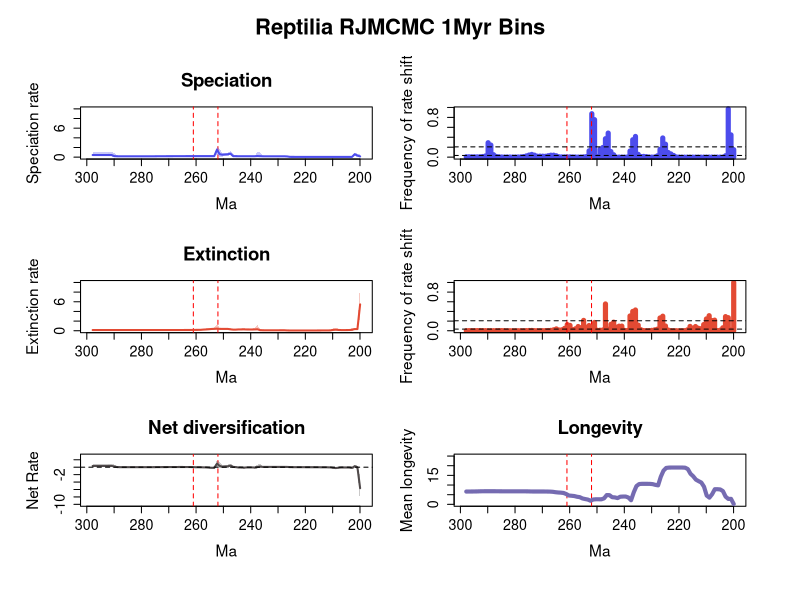

R code for this plot:


pdf(file='C:/Users/SimoesLabAdmin/Documents/BDNN_Arielli/reptilia/mcmc_no_predictors/A_rjmcmc_sampled_every_20k/RTT_plots_final.pdf',width=8, height=10.8)
par(mfrow=c(3,2), cex.main=1.7, cex.lab=1.4, cex.axis=1.3,
    oma=c(2, 2, 4, 2))     # outer margins for the entire figure
library(scales)



# Define custom tick positions at 10 MY intervals
x_ticks <- seq(-300, -200, by=10)
x_tick_labels <- abs(x_ticks)

# Calculate positions for the mass extinction events
perm_trias_extinction = -252 # End-Permian mass extinction (252 Ma)
guadalupian_extinction = -261 # Guadalupian extinction (261 Ma)

time=c(-199.94725639499998, -200.936163185,-201.92506997499999,-202.913976765,-203.902883555,-204.891790345,-205.880697135,-206.869603925,-207.858510715,-208.847417505,-209.836324295,-210.82523108499998,-211.814137875,-212.803044665,-213.791951455,-214.780858245,-215.769765035,-216.758671825,-217.747578615,-218.736485405,-219.72539219499998,-220.714298985,-221.703205775,-222.692112565,-223.681019355,-224.669926145,-225.658832935,-226.647739725,-227.636646515,-228.62555330499998,-229.614460095,-230.60336688499999,-231.592273675,-232.581180465,-233.570087255,-234.558994045,-235.547900835,-236.536807625,-237.52571441499998,-238.514621205,-239.503527995,-240.492434785,-241.481341575,-242.470248365,-243.459155155,-244.448061945,-245.436968735,-246.42587552499998,-247.414782315,-248.403689105,-249.392595895,-250.381502685,-251.370409475,-252.359316265,-253.348223055,-254.337129845,-255.32603663499998,-256.31494342499997,-257.303850215,-258.292757005,-259.281663795,-260.270570585,-261.259477375,-262.248384165,-263.237290955,-264.226197745,-265.21510453499997,-266.204011325,-267.192918115,-268.181824905,-269.17073169500003,-270.159638485,-271.148545275,-272.137452065,-273.126358855,-274.11526564499997,-275.104172435,-276.093079225,-277.081986015,-278.070892805,-279.059799595,-280.048706385,-281.037613175,-282.026519965,-283.01542675499996,-284.004333545,-284.993240335,-285.982147125,-286.971053915,-287.959960705,-288.948867495,-289.937774285,-290.926681075,-291.91558786499996,-292.904494655,-293.893401445,-294.882308235,-295.871215025,-296.860121815,-297.849028605)
rate=c(0.15313336157387758, 0.3329589931299385,0.6022812176345975,0.05462234726966869,0.05441363681899425,0.05440987548663266,0.054409256016385146,0.0544079544710714,0.05440478273034457,0.05440402273480176,0.054395083707974065,0.0543900447290256,0.054386379399028996,0.054386063976915075,0.05438409227263544,0.054386964660841815,0.05438851208186892,0.05438934726170583,0.05439107981525484,0.05438851208186892,0.05439107981525484,0.054395083707974065,0.05441242652771938,0.05458867618248743,0.05578359152587249,0.057063239167522116,0.0610869860784142,0.146868398368434,0.1755449781044821,0.1732204936931233,0.17135924948194126,0.1712868949168721,0.17131785676627584,0.17269584469745752,0.1759194853385445,0.17804928196916736,0.18096753777969043,0.2004786216025732,0.22741507759231666,0.19171477894639716,0.19150224046857267,0.191503866698282,0.191503866698282,0.19151148200911042,0.19151651496416872,0.19158195991356075,0.19778614187292526,0.2069392558940807,0.7230063225861842,0.5947973601714684,0.5535046991635932,0.4981342905878909,0.6219470681038048,1.5218666449055225,0.210839285079017,0.2097201598419921,0.20922837478475642,0.20921175764913144,0.20923160952231645,0.2092652736618878,0.2094588022186713,0.20944136841795966,0.20890427909761553,0.20860294448580907,0.2083275536301596,0.20805223807699957,0.2072252625302661,0.2048608034117666,0.2015043656278464,0.19867028960409755,0.1967885752071245,0.19544275490527607,0.1937639042154109,0.1921318236354062,0.19030967632910573,0.1860827264156813,0.18047489155213853,0.17619829858252822,0.1736986628419781,0.1724344752817108,0.17194064474404058,0.17166595057770825,0.1714900671258485,0.17144335418383316,0.1715287869698151,0.17166271391623283,0.17159070833122347,0.1717960074328469,0.17248791329844748,0.17423817095047306,0.18073179440628226,0.21220395629042255,0.438759144124622,0.44383444266475175,0.4400138593165728,0.43876899664284086,0.43883824898537355,0.44005411392873744,0.44172845638591374,0.44484988665887687)
minHPD=c(2.1550036428609548e-05, 7.653404137394028e-05,0.2727053446141114,0.03906372913313762,0.04141076738495005,0.04137426738842922,0.04140535977921385,0.04141672549446696,0.04144149840540235,0.04139794126803834,0.04141672549446696,0.04153041628911467,0.04162690871843415,0.04144447608699939,0.041626796031199745,0.04148393683514212,0.04148393683514212,0.04148393683514212,0.041626796031199745,0.041626796031199745,0.04153041628911467,0.0414016579057861,0.04141672549446696,0.040823776242734346,0.040049116423558434,0.042035433757564744,0.04201267867534394,0.050300301037868124,0.106872442532739,0.1099202257114235,0.11109936897613146,0.11111124178155829,0.11110951404187178,0.11148702571233833,0.11085018012739528,0.11006654815406013,0.10681366891609854,0.10685491026142217,0.16177856676748043,0.13490066819262458,0.13665731541107906,0.13669821884077726,0.13667419540382367,0.13665731541107906,0.1375145014950347,0.13701371037991886,0.14434077091425976,0.1489607275093156,0.38583942031104007,0.2924593819136264,0.24707797938370565,0.11920517579714333,0.08787968870869799,0.6279973250323728,0.14082833338862508,0.14576856014983947,0.1459846650021991,0.14576856014983947,0.1457737661040971,0.14576856014983947,0.14551325465311296,0.14578748525574747,0.14578514256431396,0.14576856014983947,0.14459814888302316,0.14339291764932957,0.14251050262340587,0.12626267142312755,0.09415461362924665,0.0853213629341772,0.08323181971664739,0.08097132963701441,0.07682175465335771,0.0768769054389105,0.07403216726995196,0.06775798019466531,0.06261412046882604,0.06060341099059637,0.05888632879980028,0.057282207677089254,0.05757211991225554,0.05750748291889499,0.057533386062778503,0.057473624198091544,0.057473624198091544,0.05755426816516868,0.057544268376625365,0.05755029408603367,0.05736632624857129,0.05430102945372751,0.04266995305003667,0.052701695705230665,0.13976664945835357,0.1446289744760521,0.14522150899296643,0.14250492791748456,0.14347914449607577,0.1437002057049091,0.14301368144303758,0.1425236103650591)
maxHPD=c(0.5760985920107903, 0.7302041800555066,1.027443021804807,0.07080004724451847,0.06808515644644636,0.06800924933848194,0.06800924933848194,0.06800316255557624,0.06800316255557624,0.06793147082879239,0.0679057356585223,0.06799648365234083,0.06808515644644636,0.06789569153727282,0.06807602869512015,0.06792929041375652,0.06792929041375652,0.06793147082879239,0.06808052816301277,0.06808367459343903,0.06799606734883386,0.06790834887015225,0.06807908930341186,0.0687003285708555,0.13178783822359644,0.146550742292,0.18987578782934153,0.21543429950177917,0.22791738971853873,0.22404487537564244,0.2241005459078199,0.22403602092721447,0.22418878236967824,0.22467622086389957,0.22479025397548832,0.2271750757019642,0.233974137549528,1.0311050848903802,1.1308477835480217,0.2338931527938937,0.23278212030333223,0.23270347516802337,0.23263749443462572,0.2326676104993407,0.2336672795384761,0.23368462902386097,0.47911238782796545,0.5982642746342075,1.257381489917781,0.9626094473872286,0.9368650119044913,0.8750345734760814,1.7222642675225606,2.2897620507482586,0.30997345873507703,0.2926087091358037,0.2877904459107367,0.286986740074711,0.2869093373277986,0.28701374678093944,0.28807388023617225,0.28870057803975246,0.287889437029297,0.28807388023617225,0.2877816837071946,0.2880434781976923,0.29200584943051355,0.2965244160215808,0.27895033855653295,0.2717014025333729,0.269065016635512,0.26649393626973045,0.26211674563938947,0.26175085219308836,0.25840327277663094,0.25202655426693604,0.2458010978556797,0.24177502157293035,0.23972489613734965,0.23772065551783028,0.2377022054581586,0.23749975742691531,0.23749975742691531,0.23734047602439026,0.23705561147106669,0.23705561147106669,0.23732409978725214,0.23802196811338347,0.24017303694466285,0.24585901509974153,0.39367545728081144,0.8942233910607168,1.0896785932734903,1.0526965399161141,1.0311711116635687,1.0187972406870744,1.017437910386295,1.0165720838462353,1.0165720838462353,1.0242280544890465)
remove_na = !is.na(rate)
time = time[remove_na]
plot(time,time,type = 'n', ylim = c(0, 10), xlim = c(-298.343482,-199.452803), ylab = 'Speciation rate', xlab = 'Ma',main='Speciation', xaxt='n') # xaxt removes default x axis

# Add a title to the pdf
title(main="Reptilia RJMCMC 1Myr Bins", outer=TRUE, cex.main=2)

axis(1, at=x_ticks, labels=x_tick_labels, cex.axis=1.3) # Custom x-axis with 10MY interval ticks

# Add vertical lines for mass extinction events
abline(v=perm_trias_extinction, col="red", lty=2) 
abline(v=guadalupian_extinction, col="red", lty=2)

polygon(c(time, rev(time)), c(maxHPD[remove_na], rev(minHPD[remove_na])), col = alpha('#4c4cec',0.3), border = NA)
lines(time,rate[remove_na], col = '#4c4cec', lwd=2)
mids=c(-199.95225087373734, -200.9511466212121,-201.95004236868687,-202.94893811616163,-203.94783386363633,-204.9467296111111,-205.94562535858586,-206.94452110606062,-207.94341685353533,-208.9423126010101,-209.94120834848485,-210.9401040959596,-211.93899984343432,-212.93789559090908,-213.93679133838384,-214.9356870858586,-215.9345828333333,-216.93347858080807,-217.93237432828283,-218.9312700757576,-219.9301658232323,-220.92906157070706,-221.92795731818183,-222.9268530656566,-223.9257488131313,-224.92464456060605,-225.92354030808082,-226.92243605555552,-227.92133180303028,-228.92022755050505,-229.9191232979798,-230.9180190454545,-231.91691479292928,-232.91581054040404,-233.9147062878788,-234.9136020353535,-235.91249778282827,-236.91139353030303,-237.9102892777778,-238.9091850252525,-239.90808077272726,-240.90697652020202,-241.90587226767678,-242.9047680151515,-243.90366376262625,-244.902559510101,-245.90145525757578,-246.90035100505048,-247.89924675252524,-248.8981425,-249.89703824747477,-250.89593399494947,-251.89482974242424,-252.893725489899,-253.89262123737376,-254.89151698484847,-255.89041273232323,-256.88930847979793,-257.8882042272727,-258.88709997474746,-259.8859957222222,-260.884891469697,-261.8837872171717,-262.88268296464645,-263.8815787121212,-264.8804744595959,-265.8793702070707,-266.87826595454544,-267.8771617020202,-268.87605744949497,-269.87495319696967,-270.87384894444443,-271.8727446919192,-272.8716404393939,-273.87053618686866,-274.8694319343434,-275.8683276818182,-276.86722342929295,-277.86611917676765,-278.8650149242424,-279.8639106717171,-280.8628064191919,-281.86170216666665,-282.8605979141414,-283.85949366161617,-284.8583894090909,-285.85728515656564,-286.8561809040404,-287.8550766515151,-288.85397239898987,-289.85286814646463,-290.8517638939394,-291.85065964141415,-292.84955538888886,-293.8484511363636,-294.8473468838384,-295.8462426313131,-296.84513837878785,-297.8440341262626)
counts=c(0.1508744038155803, 0.44804451510333865,0.9716693163751987,0.028139904610492844,0.0005087440381558028,0.0005087440381558028,0.00038155802861685216,0.00038155802861685216,0.0004610492845786963,0.0006836248012718601,0.000397456279809221,0.000397456279809221,0.00017488076311605722,0.0002384737678855326,0.0002702702702702703,0.00019077901430842608,0.00028616852146263913,0.0002702702702702703,0.00014308426073131957,0.00030206677265500793,0.0009697933227344992,0.0037042925278219395,0.03325914149443561,0.064181240063593,0.09340222575516693,0.26104928457869636,0.3858346581875994,0.15736089030206676,0.02575516693163752,0.0031478537360890304,0.0012559618441971383,0.002273449920508744,0.009379968203497615,0.01505564387917329,0.01273449920508744,0.056518282988871224,0.4164387917329094,0.3496661367249603,0.1231637519872814,0.002066772655007949,0.0008108108108108108,0.0010174880763116057,0.0009697933227344992,0.0010015898251192368,0.04818759936406995,0.11206677265500795,0.4843402225755167,0.37068362480127187,0.19335453100158984,0.1572496025437202,0.011589825119236884,0.7541176470588236,0.873577106518283,0.1272019077901431,0.011160572337042925,0.005087440381558029,0.001796502384737679,0.0011923688394276629,0.002845786963434022,0.003465818759936407,0.005389507154213036,0.005278219395866455,0.004531001589825119,0.0042448330683624805,0.0073449920508744035,0.026931637519872813,0.03992050874403816,0.03925278219395866,0.028330683624801272,0.018076311605723372,0.01969793322734499,0.020858505564387918,0.019189189189189187,0.039904610492845785,0.05502384737678855,0.04230524642289348,0.025055643879173292,0.011271860095389507,0.005294117647058823,0.003338632750397456,0.0022257551669316376,0.0021303656597774245,0.002368839427662957,0.002591414944356121,0.001971383147853736,0.0027503974562798094,0.0069475357710651825,0.013322734499205088,0.04847376788553259,0.2432114467408585,0.2899523052464229,0.023736089030206676,0.012670906200317964,0.007281399046104928,0.005818759936406995,0.006184419713831478,0.005850556438791733,0.007360890302066773,0.00712241653418124)
plot(mids,counts,type = 'h', xlim = c(-298.343482,-199.452803), ylim=c(0,0.9716693163751987), ylab = 'Frequency of rate shift', xlab = 'Ma',lwd=5,col='#4c4cec', xaxt='n') # xaxt removes default x axis

axis(1, at=x_ticks, labels=x_tick_labels, cex.axis=1.3) # Custom x-axis with 10MY interval ticks
# Add vertical lines for mass extinction events
abline(v=perm_trias_extinction, col="red", lty=2) 
abline(v=guadalupian_extinction, col="red", lty=2)

bf2 = 0.034099133750137754
bf6 = 0.20688761245815923
abline(h=bf2, lty=2)
abline(h=bf6, lty=2)

time=c(-199.94725639499998, -200.936163185,-201.92506997499999,-202.913976765,-203.902883555,-204.891790345,-205.880697135,-206.869603925,-207.858510715,-208.847417505,-209.836324295,-210.82523108499998,-211.814137875,-212.803044665,-213.791951455,-214.780858245,-215.769765035,-216.758671825,-217.747578615,-218.736485405,-219.72539219499998,-220.714298985,-221.703205775,-222.692112565,-223.681019355,-224.669926145,-225.658832935,-226.647739725,-227.636646515,-228.62555330499998,-229.614460095,-230.60336688499999,-231.592273675,-232.581180465,-233.570087255,-234.558994045,-235.547900835,-236.536807625,-237.52571441499998,-238.514621205,-239.503527995,-240.492434785,-241.481341575,-242.470248365,-243.459155155,-244.448061945,-245.436968735,-246.42587552499998,-247.414782315,-248.403689105,-249.392595895,-250.381502685,-251.370409475,-252.359316265,-253.348223055,-254.337129845,-255.32603663499998,-256.31494342499997,-257.303850215,-258.292757005,-259.281663795,-260.270570585,-261.259477375,-262.248384165,-263.237290955,-264.226197745,-265.21510453499997,-266.204011325,-267.192918115,-268.181824905,-269.17073169500003,-270.159638485,-271.148545275,-272.137452065,-273.126358855,-274.11526564499997,-275.104172435,-276.093079225,-277.081986015,-278.070892805,-279.059799595,-280.048706385,-281.037613175,-282.026519965,-283.01542675499996,-284.004333545,-284.993240335,-285.982147125,-286.971053915,-287.959960705,-288.948867495,-289.937774285,-290.926681075,-291.91558786499996,-292.904494655,-293.893401445,-294.882308235,-295.871215025,-296.860121815,-297.849028605)
rate=c(5.4586905758389905, 0.341354083102555,0.34560123291042544,0.1969366829012808,0.1472698087041735,0.13934587356535277,0.1381539807869057,0.13826581726434137,0.16268617748904535,0.2093848755728515,0.17586859300889052,0.07611476420971347,0.06513258595549103,0.0635191995427058,0.061787770102748954,0.058231247556780635,0.05587895769095146,0.052679317265644274,0.051883330040212686,0.05178292219862707,0.05176879524963883,0.051755651176601816,0.05174781566100999,0.05175816371948125,0.05179454053651629,0.052052209462811014,0.05413320950760117,0.06311025331921907,0.09908359139207623,0.09871328967881807,0.09720917884756476,0.09642612118699405,0.09626653917974096,0.09619527927622175,0.09613316604547467,0.09628865820007437,0.09854230373556003,0.11647733948275527,0.30327342724251494,0.2710393350302904,0.2628152948083585,0.262913889602001,0.26640896690851945,0.28493828002390376,0.2776311266749296,0.2738872615004047,0.23442253603439733,0.23227065751213138,0.29419507333722605,0.3815773475087195,0.3790598006420186,0.37958574632794445,0.3917885341296624,0.43475447785171295,0.39583463310202677,0.3668674957578089,0.31124340971093656,0.2714644266367574,0.24122457145992487,0.1913893453423452,0.184654870855062,0.18027308008394755,0.16349666899817314,0.1562545573999757,0.15449796608972005,0.15364406127406893,0.15205428595947273,0.15000036816643159,0.14909645654032105,0.14876122879958614,0.14864212325613543,0.1485291942268649,0.1484680905685581,0.1484501829752645,0.14840052312036195,0.14825643732051633,0.1478718307630349,0.14765100369957107,0.14753765538939548,0.14747104330294175,0.14744654902365634,0.14742642712604753,0.14743413830311197,0.14744908679826518,0.14745763728069988,0.14743686659568436,0.14728887957134107,0.14708299560554228,0.14692352749171905,0.1468661422223781,0.14681402112989012,0.14678146196821262,0.14678911843767317,0.14683838692812273,0.14692196144872138,0.14703894265374018,0.14711364684754524,0.14715697388957205,0.14719150832186706,0.14720398597303427)
minHPD=c(2.7816194709810413, 0.13089233413206436,0.13083854681658377,0.01602321415360232,6.303811107802121e-05,0.009959265970644258,0.009632219224173304,0.009535205187950991,0.021269496552257367,0.11039786440754024,0.04131805763050692,0.04053549624952102,0.03935787071264956,0.03929761633116272,0.03725599664612839,0.033507493732069064,0.03118943383638901,0.029707517053096183,0.031185461279861493,0.031111614994809182,0.031111614994809182,0.03111590337083885,0.031111614994809182,0.03118765599183603,0.03118943383638901,0.030126305204693393,0.027755058698134088,0.031111614994809182,0.04975049653068004,0.05252021128214867,0.053002911895872855,0.05343140628866335,0.05343140628866335,0.053480441246437964,0.05315857058697957,0.05250228792959498,0.04845138361929763,0.05354417077861716,0.12048295320512015,0.05539989766373727,0.08285349864682576,0.07811546348521682,0.08905934310632463,0.1750109766045938,0.1509941507645412,0.13579210629679025,0.0580235863467542,0.05801009021486317,0.0927974380332684,0.2209981372100954,0.22159607874507184,0.22142967733713864,0.21922883274282237,0.24015785468767215,0.14322038564094894,0.14305586363199693,0.13083907789028693,0.1219396969535351,0.12038133482089858,0.11659512670808525,0.11516001894848032,0.11021413485690662,0.09596168623371114,0.09886189619779032,0.09701935352504018,0.09672745631556856,0.08878379718594998,0.09054514380580798,0.09479557662809046,0.0961950612220244,0.09610372377157107,0.09654915047821286,0.09634346902675901,0.09654915047821286,0.09670662960611492,0.0954562457610299,0.09574607980926163,0.09640668192133761,0.09654915047821286,0.09641675036970235,0.0965010209242332,0.09654915047821286,0.09655144854712601,0.0967196918621378,0.09670662960611492,0.09655826449165325,0.09654181768391855,0.09647051041099014,0.09629873060421541,0.0956018828916174,0.095432444620053,0.09523797679701897,0.09484770955667897,0.09440337854550433,0.09436352283310383,0.09277720408482273,0.0914424401454519,0.0925186257100834,0.09149501523539517,0.09039965125814906)
maxHPD=c(9.993676233121652, 0.6524795973089286,0.6524795973089286,0.5562182080834596,0.28411325902143597,0.22536850772501874,0.22166702784661307,0.22185546893686733,0.45525775758092624,0.569225461155687,0.5100417544035416,0.206121723207222,0.17301211840520161,0.16646397807751628,0.16001526176460285,0.14840591480781404,0.1400858989414134,0.07578871551379285,0.07388329721907952,0.07365132923531013,0.07365132923531013,0.07366919622401484,0.07370847683360374,0.07386314417439341,0.0740423614196601,0.0742444458595478,0.10082067083443064,0.12423498208928535,0.16554677711850402,0.15188932230709173,0.14480944131440487,0.14286417375641045,0.14261879890043472,0.14270866586649708,0.14305167555572756,0.1464637887375882,0.24484989939814958,0.3106996154913354,1.151915954495863,0.5756549655059755,0.36353052025080773,0.3575439312359967,0.3645998070406865,0.567347122674484,0.38458403287507076,0.3753131622755357,0.3219833008775021,0.32349350023717094,0.5465384398553977,0.5702918864907642,0.5644569333467281,0.5642730123735211,0.5975844485151441,1.373538732904672,0.6471539419792155,0.5686051819069842,0.5396752263821352,0.45781876800355203,0.44246383453749555,0.41607408584197836,0.4051620987623977,0.39682831742202834,0.3249865466160056,0.29862685402897104,0.2897662449733741,0.2854009507963039,0.2629225929503806,0.2138713681790691,0.20881914031500165,0.2074529135216671,0.20589622960223672,0.20557680557720281,0.2049868034495811,0.20491373986137054,0.2048763191900449,0.20319901424010733,0.20220153913836553,0.2021835209299927,0.20209201734750762,0.20183877900396768,0.20186003973045366,0.20183877900396768,0.2017343625764493,0.20186003973045366,0.20186003973045366,0.20172253294580883,0.20172253294580883,0.20186003973045366,0.20220916526071278,0.2017343625764493,0.20174604789728362,0.20188552250328762,0.2018548161080748,0.20204940347662032,0.2032050185279287,0.20318233929496474,0.20330604304497357,0.20562314355631764,0.2058739821364474,0.2058739821364474)
remove_na = !is.na(rate)
time = time[remove_na]
plot(time,time,type = 'n', ylim = c(0, 10), xlim = c(-298.343482,-199.452803), ylab = 'Extinction rate', xlab = 'Ma',main='Extinction', xaxt='n') # xaxt removes default x axis

axis(1, at=x_ticks, labels=x_tick_labels, cex.axis=1.3) # Custom x-axis with 10MY interval ticks
# Add vertical lines for mass extinction events
abline(v=perm_trias_extinction, col="red", lty=2) 
abline(v=guadalupian_extinction, col="red", lty=2)

polygon(c(time, rev(time)), c(maxHPD[remove_na], rev(minHPD[remove_na])), col = alpha('#e34a33',0.3), border = NA)
lines(time,rate[remove_na], col = '#e34a33', lwd=2)
mids=c(-199.95225087373734, -200.9511466212121,-201.95004236868687,-202.94893811616163,-203.94783386363633,-204.9467296111111,-205.94562535858586,-206.94452110606062,-207.94341685353533,-208.9423126010101,-209.94120834848485,-210.9401040959596,-211.93899984343432,-212.93789559090908,-213.93679133838384,-214.9356870858586,-215.9345828333333,-216.93347858080807,-217.93237432828283,-218.9312700757576,-219.9301658232323,-220.92906157070706,-221.92795731818183,-222.9268530656566,-223.9257488131313,-224.92464456060605,-225.92354030808082,-226.92243605555552,-227.92133180303028,-228.92022755050505,-229.9191232979798,-230.9180190454545,-231.91691479292928,-232.91581054040404,-233.9147062878788,-234.9136020353535,-235.91249778282827,-236.91139353030303,-237.9102892777778,-238.9091850252525,-239.90808077272726,-240.90697652020202,-241.90587226767678,-242.9047680151515,-243.90366376262625,-244.902559510101,-245.90145525757578,-246.90035100505048,-247.89924675252524,-248.8981425,-249.89703824747477,-250.89593399494947,-251.89482974242424,-252.893725489899,-253.89262123737376,-254.89151698484847,-255.89041273232323,-256.88930847979793,-257.8882042272727,-258.88709997474746,-259.8859957222222,-260.884891469697,-261.8837872171717,-262.88268296464645,-263.8815787121212,-264.8804744595959,-265.8793702070707,-266.87826595454544,-267.8771617020202,-268.87605744949497,-269.87495319696967,-270.87384894444443,-271.8727446919192,-272.8716404393939,-273.87053618686866,-274.8694319343434,-275.8683276818182,-276.86722342929295,-277.86611917676765,-278.8650149242424,-279.8639106717171,-280.8628064191919,-281.86170216666665,-282.8605979141414,-283.85949366161617,-284.8583894090909,-285.85728515656564,-286.8561809040404,-287.8550766515151,-288.85397239898987,-289.85286814646463,-290.8517638939394,-291.85065964141415,-292.84955538888886,-293.8484511363636,-294.8473468838384,-295.8462426313131,-296.84513837878785,-297.8440341262626)
counts=c(1.0, 0.01751987281399046,0.27057233704292527,0.29243243243243244,0.06111287758346582,0.011033386327503975,0.003990461049284579,0.21953895071542132,0.2111287758346582,0.3115739268680445,0.24507154213036567,0.12783783783783784,0.04243243243243243,0.05273449920508744,0.08678855325914149,0.05174880763116057,0.08972972972972973,0.018139904610492846,0.002273449920508744,0.0005405405405405405,0.0005405405405405405,0.000794912559618442,0.0013513513513513514,0.0024165341812400635,0.014594594594594595,0.09831478537360891,0.3011605723370429,0.26491255961844196,0.03203497615262321,0.018028616852146264,0.00823529411764706,0.002082670906200318,0.0015421303656597775,0.004069952305246423,0.021748807631160574,0.11634340222575516,0.42955484896661367,0.4002543720190779,0.3058823529411765,0.005135135135135135,0.006915739268680445,0.09607313195548489,0.09457869634340223,0.07543720190779014,0.17737678855325914,0.1324006359300477,0.031542130365659775,0.554610492845787,0.015516693163751987,0.010588235294117647,0.009507154213036566,0.17119236883942765,0.06677265500794913,0.10813990461049285,0.07162162162162163,0.21410174880763116,0.06290937996820349,0.08736089030206677,0.04063593004769475,0.02287758346581876,0.11101748807631161,0.1275516693163752,0.04861685214626391,0.019236883942766295,0.015818759936406995,0.03809220985691574,0.01960254372019078,0.00821939586645469,0.004515103338632751,0.002972972972972973,0.0018441971383147853,0.0013672496025437203,0.0017170111287758347,0.002273449920508744,0.00616852146263911,0.0056597774244833065,0.002988871224165342,0.0013036565977742449,0.001287758346581876,0.0009062003179650238,0.0010015898251192368,0.0010492845786963434,0.0009697933227344992,0.0010651828298887122,0.002448330683624801,0.003577106518282989,0.003243243243243243,0.001971383147853736,0.001589825119236884,0.0013831478537360891,0.0015739268680445152,0.002273449920508744,0.003243243243243243,0.00410174880763116,0.0035135135135135136,0.0033068362480127185,0.0027503974562798094,0.0028298887122416533,0.001955484896661367)
plot(mids,counts,type = 'h', xlim = c(-298.343482,-199.452803), ylim=c(0,1.0), ylab = 'Frequency of rate shift', xlab = 'Ma',lwd=5,col='#e34a33', xaxt='n') # xaxt removes default x axis

axis(1, at=x_ticks, labels=x_tick_labels, cex.axis=1.3) # Custom x-axis with 10MY interval ticks
# Add vertical lines for mass extinction events
abline(v=perm_trias_extinction, col="red", lty=2) 
abline(v=guadalupian_extinction, col="red", lty=2)

abline(h=bf2, lty=2)
abline(h=bf6, lty=2)

#Net Diversification Rate
time=c(-199.94725639499998, -200.936163185,-201.92506997499999,-202.913976765,-203.902883555,-204.891790345,-205.880697135,-206.869603925,-207.858510715,-208.847417505,-209.836324295,-210.82523108499998,-211.814137875,-212.803044665,-213.791951455,-214.780858245,-215.769765035,-216.758671825,-217.747578615,-218.736485405,-219.72539219499998,-220.714298985,-221.703205775,-222.692112565,-223.681019355,-224.669926145,-225.658832935,-226.647739725,-227.636646515,-228.62555330499998,-229.614460095,-230.60336688499999,-231.592273675,-232.581180465,-233.570087255,-234.558994045,-235.547900835,-236.536807625,-237.52571441499998,-238.514621205,-239.503527995,-240.492434785,-241.481341575,-242.470248365,-243.459155155,-244.448061945,-245.436968735,-246.42587552499998,-247.414782315,-248.403689105,-249.392595895,-250.381502685,-251.370409475,-252.359316265,-253.348223055,-254.337129845,-255.32603663499998,-256.31494342499997,-257.303850215,-258.292757005,-259.281663795,-260.270570585,-261.259477375,-262.248384165,-263.237290955,-264.226197745,-265.21510453499997,-266.204011325,-267.192918115,-268.181824905,-269.17073169500003,-270.159638485,-271.148545275,-272.137452065,-273.126358855,-274.11526564499997,-275.104172435,-276.093079225,-277.081986015,-278.070892805,-279.059799595,-280.048706385,-281.037613175,-282.026519965,-283.01542675499996,-284.004333545,-284.993240335,-285.982147125,-286.971053915,-287.959960705,-288.948867495,-289.937774285,-290.926681075,-291.91558786499996,-292.904494655,-293.893401445,-294.882308235,-295.871215025,-296.860121815,-297.849028605)
net_rate=c(-5.648477313544931, -0.029430453532296036,0.27057197295256696,-0.18759126438566937,-0.09102763002415938,-0.07497227701806665,-0.07304782553626622,-0.07315238683934451,-0.13585186454184422,-0.23345448669516722,-0.16565118557219352,-0.054862771257499075,-0.03396154323884516,-0.028735774425189157,-0.023601659295044906,-0.01423605392377381,-0.008642640973175136,-0.00014814061411682751,0.001869069412611043,0.002052459951635907,0.0020680233274289377,0.0020985840952948967,0.0022008792440954216,0.003097634021383518,0.009554547925788501,0.01621939234765297,0.03237534790820745,0.0719883851526126,0.07203597974454362,0.07062121251281311,0.0722504768481412,0.07339604437101052,0.07359944186524801,0.07445121522619247,0.07634249080210855,0.0765481502064084,0.07171063943430495,0.1789317424590938,0.03422794456837943,-0.09103861906749508,-0.05781185658526929,-0.05809936488743005,-0.06349874054635324,-0.11841179429413966,-0.08874813170570124,-0.08003065149137675,0.01848058840224636,0.08839849035066917,0.42722015293116394,0.23498388401627662,0.19727420457332623,0.12409751681391543,0.3578270261378298,0.9367642383892729,-0.17508233113356803,-0.14737386437770825,-0.11357131183170316,-0.054895888193543345,-0.04065812186154888,-0.019092300075218546,-0.00981341626642464,-0.003514925791235492,0.026358613154098872,0.04313636568731741,0.047369783786319807,0.04922058088307114,0.051742431258552754,0.052252159808715996,0.04786426657240647,0.0437530065731813,0.04085025984400306,0.038893711406209085,0.03627353307351356,0.033754199065853106,0.031101339907547418,0.024665116475878806,0.017726034064516765,0.012866381627727316,0.010283844872744237,0.009122806396275083,0.008703073724055274,0.00851107194920708,0.008358694224770011,0.008355872484834917,0.008406003701085359,0.008674238212941318,0.008982267307142624,0.009713993201300297,0.011395362846541439,0.015700829450539813,0.03584131355459231,0.19414328001790956,0.3447322674227995,0.34041172507600403,0.33255298303641406,0.3289332018423625,0.3279563432377576,0.3281809478229288,0.32912863011176524,0.33198412034074043)
net_minHPD=c(-9.776122047679221, -0.46465561307132364,-0.19497866149262166,-0.5425064513824113,-0.2356821256844224,-0.1715355019379887,-0.17150004604235633,-0.17087535745200338,-0.40188298137485223,-0.5158798730410916,-0.45462342216771445,-0.15546591231425974,-0.12067116606253636,-0.11393679561289409,-0.10595577808102356,-0.08914500008851937,-0.07964706552930467,-0.02492934077274988,-0.023028602956474346,-0.022507894416878525,-0.022492115989612253,-0.022952198195672652,-0.023022919042764996,-0.02303150874500788,-0.025138083787546457,-0.02375600394360535,-0.031113863232985525,-0.034081302221762394,-0.01279243394575369,0.008410174976330259,0.015199205857596043,0.016584250478746718,0.01783206604499782,0.016559366450592784,0.014592452150308521,0.011556674087517135,-0.07707415018470362,-0.15219152274427353,-0.34111837148087054,-0.4295681210509825,-0.18215370693659966,-0.18152514212246212,-0.17993388247348477,-0.3958188737726897,-0.20705336624386583,-0.20389499142215378,-0.13755576406450076,-0.13694741320244327,0.01118438471201777,-0.14845719765354043,-0.18784202512069587,-0.24550473941818232,-0.29239901485799524,0.07599148984583004,-0.6403880964004239,-0.39671007452558316,-0.35892735804521136,-0.2636563411694288,-0.2449917004953247,-0.21621498178819062,-0.21020927959358485,-0.19483878631006246,-0.13607905086455044,-0.102928977083444,-0.09279441845688863,-0.08116648641660337,-0.06359852332712185,-0.049750636752665015,-0.06010039696464911,-0.06340569183645589,-0.06649667634985963,-0.0715401564090045,-0.07662399474435985,-0.07763014870193197,-0.08092509648726835,-0.08805675081553511,-0.093510033060133,-0.09785312751192561,-0.09793482840319859,-0.09785312751192561,-0.10144820001483144,-0.10124524433821333,-0.10124524433821333,-0.10118615965607194,-0.09784727520478012,-0.09793482840319859,-0.09792628693377266,-0.09786048986484444,-0.10118615965607194,-0.1037071005691844,-0.12075187004557064,-0.10497574146148929,-0.03779342906104913,-0.03273150619479798,-0.028009367651295858,-0.02959853024187012,-0.030114414766032466,-0.03027921433860009,-0.03425900454569014,-0.034459504986947775)
net_maxHPD=c(-2.4824873670775287, 0.42371164836400677,0.7510769364283963,0.04454199789812791,0.052423768192601576,0.044815373416682534,0.04114895816090459,0.04209483406052569,0.03190044881951258,-0.049610682979815524,0.015332728504192629,0.014276452898832219,0.01593012839045966,0.01568893360539507,0.01833781415659204,0.023281946045782112,0.025767500198565496,0.030868240753560344,0.028584155079072457,0.02889308317622155,0.02892376787841592,0.02853743152971517,0.028760677583390022,0.031120867410390204,0.07909658502986991,0.09948963601645874,0.16455431315797564,0.1751680881831318,0.1632628318385351,0.1441116940079275,0.13591462329045062,0.13483110473271495,0.13602195760820673,0.1358863896321991,0.1386345066346555,0.1463144567289379,0.15471076368060518,0.9903232797186843,0.648807485840494,0.13368541837431908,0.09456857268162148,0.09405427743298589,0.0931762584140543,0.01599785581611582,0.02777870980370442,0.04047509710325972,0.26381400742536654,0.4486551518403266,0.9754121869990893,0.6438049124481902,0.57923721395871,0.4874047429249081,1.396917231900216,1.9086864436568778,0.13196987374648583,0.08425869512794579,0.10123299710604242,0.11344935463072564,0.12187749883374516,0.13211664621644376,0.13508956834396413,0.14807323771589767,0.16265948540036007,0.1626671040543326,0.16172259011384701,0.16780643900789907,0.16781215119593104,0.1622514287034137,0.14966513762422592,0.14482461321518314,0.14097153050229316,0.1359409749371601,0.13155069339803516,0.1306023611850765,0.12835052729639154,0.12209501080148584,0.11622447142419988,0.10897133792297456,0.10821407403316545,0.10785057303213577,0.10397357442493288,0.10402909332483365,0.10402909332483365,0.10397115883519978,0.10701231779680923,0.10669715029594531,0.10706314346514696,0.10853980781696315,0.11002081533186286,0.12082421265010043,0.2589092456870774,0.7544671851949722,0.927615931359812,0.9004218708133466,0.8830947002512828,0.8752933305140574,0.8739296088437543,0.8749186376469705,0.8739296088437543,0.883314213259666)
remove_na = !is.na(net_rate)
time = time[remove_na]
plot(time,time,type = 'n', ylim = c(-10, 3), xlim = c(-298.343482,-199.452803), ylab = 'Net Rate', xlab = 'Ma',lwd=2, main='Net diversification', col= '#504A4B', xaxt='n') # xaxt removes default x axis

axis(1, at=x_ticks, labels=x_tick_labels, cex.axis=1.3) # Custom x-axis with 10MY interval ticks
# Add vertical lines for mass extinction events
abline(v=perm_trias_extinction, col="red", lty=2) 
abline(v=guadalupian_extinction, col="red", lty=2)

polygon(c(time, rev(time)), c(net_maxHPD[remove_na], rev(net_minHPD[remove_na])), col = alpha('#504A4B',0.3), border = NA)
lines(time,net_rate[remove_na], col = '#504A4B', lwd=2)
abline(h=0,lty=2)


time=c(-199.94725639499998, -200.936163185,-201.92506997499999,-202.913976765,-203.902883555,-204.891790345,-205.880697135,-206.869603925,-207.858510715,-208.847417505,-209.836324295,-210.82523108499998,-211.814137875,-212.803044665,-213.791951455,-214.780858245,-215.769765035,-216.758671825,-217.747578615,-218.736485405,-219.72539219499998,-220.714298985,-221.703205775,-222.692112565,-223.681019355,-224.669926145,-225.658832935,-226.647739725,-227.636646515,-228.62555330499998,-229.614460095,-230.60336688499999,-231.592273675,-232.581180465,-233.570087255,-234.558994045,-235.547900835,-236.536807625,-237.52571441499998,-238.514621205,-239.503527995,-240.492434785,-241.481341575,-242.470248365,-243.459155155,-244.448061945,-245.436968735,-246.42587552499998,-247.414782315,-248.403689105,-249.392595895,-250.381502685,-251.370409475,-252.359316265,-253.348223055,-254.337129845,-255.32603663499998,-256.31494342499997,-257.303850215,-258.292757005,-259.281663795,-260.270570585,-261.259477375,-262.248384165,-263.237290955,-264.226197745,-265.21510453499997,-266.204011325,-267.192918115,-268.181824905,-269.17073169500003,-270.159638485,-271.148545275,-272.137452065,-273.126358855,-274.11526564499997,-275.104172435,-276.093079225,-277.081986015,-278.070892805,-279.059799595,-280.048706385,-281.037613175,-282.026519965,-283.01542675499996,-284.004333545,-284.993240335,-285.982147125,-286.971053915,-287.959960705,-288.948867495,-289.937774285,-290.926681075,-291.91558786499996,-292.904494655,-293.893401445,-294.882308235,-295.871215025,-296.860121815,-297.849028605)
rate=c(0.1699302880364946, 2.8461369799283567,2.8095375809887555,3.9799301083171197,6.866427806162008,7.717927532452816,7.834559048508226,7.828360498151115,5.251182402391478,3.47185701202271,4.541089726738069,9.139434672095845,11.298223643382755,12.007282097394873,12.796231378200215,14.538051758797232,15.823915952884056,18.280663251706503,18.979862643448893,19.04681269580085,19.051173823811684,19.054696521702763,19.05770330256528,19.052267177349744,19.027799225794016,18.851312705889704,17.43698585135747,14.278395622620096,9.82740190388765,10.079651327972236,10.463287169192837,10.594155538765767,10.616804706490102,10.623029153148678,10.618985569117926,10.50698328801101,9.46807244904555,6.234762830779868,2.132142218294006,3.54189658270706,4.040636911054429,4.035890641789538,3.949745129785953,3.245592711023495,3.591284568499432,3.703787975658276,4.764721029835967,4.812135429879318,3.092514664123465,2.6031877332448787,2.62726905686642,2.6259062389367243,2.511155227981762,1.8632467962117027,2.4759516741626855,2.741548916441896,3.054703089982461,3.7239407173561365,3.931741729530132,4.2939181734747605,4.446075132802083,4.568077735955474,5.346184377164227,5.892058528901714,6.058515321050801,6.140291121830698,6.291309542753841,6.502003723856966,6.589102685727807,6.623382473180166,6.641656788408242,6.6515061659578025,6.655561741273048,6.655899793403517,6.652133600514276,6.663300565063922,6.7086919867510355,6.7302320133902,6.737865377491782,6.7413738863672235,6.742631686796951,6.743424954167233,6.742416118189231,6.7407968813970065,6.7337910424138805,6.734034453803459,6.748829017667442,6.765341822437039,6.779923615558842,6.785020635846501,6.788980552441973,6.790083782994945,6.786831759170565,6.774620633750244,6.744650362007808,6.693073139932582,6.667926991891354,6.647256522271613,6.634013543747795,6.617904821544294)
minHPD=c(0.1699302880364946, 2.8461369799283567,2.8095375809887555,3.9799301083171197,6.866427806162008,7.717927532452816,7.834559048508226,7.828360498151115,5.251182402391478,3.47185701202271,4.541089726738069,9.139434672095845,11.298223643382755,12.007282097394873,12.796231378200215,14.538051758797232,15.823915952884056,18.280663251706503,18.979862643448893,19.04681269580085,19.051173823811684,19.054696521702763,19.05770330256528,19.052267177349744,19.027799225794016,18.851312705889704,17.43698585135747,14.278395622620096,9.82740190388765,10.079651327972236,10.463287169192837,10.594155538765767,10.616804706490102,10.623029153148678,10.618985569117926,10.50698328801101,9.46807244904555,6.234762830779868,2.132142218294006,3.54189658270706,4.040636911054429,4.035890641789538,3.949745129785953,3.245592711023495,3.591284568499432,3.703787975658276,4.764721029835967,4.812135429879318,3.092514664123465,2.6031877332448787,2.62726905686642,2.6259062389367243,2.511155227981762,1.8632467962117027,2.4759516741626855,2.741548916441896,3.054703089982461,3.7239407173561365,3.931741729530132,4.2939181734747605,4.446075132802083,4.568077735955474,5.346184377164227,5.892058528901714,6.058515321050801,6.140291121830698,6.291309542753841,6.502003723856966,6.589102685727807,6.623382473180166,6.641656788408242,6.6515061659578025,6.655561741273048,6.655899793403517,6.652133600514276,6.663300565063922,6.7086919867510355,6.7302320133902,6.737865377491782,6.7413738863672235,6.742631686796951,6.743424954167233,6.742416118189231,6.7407968813970065,6.7337910424138805,6.734034453803459,6.748829017667442,6.765341822437039,6.779923615558842,6.785020635846501,6.788980552441973,6.790083782994945,6.786831759170565,6.774620633750244,6.744650362007808,6.693073139932582,6.667926991891354,6.647256522271613,6.634013543747795,6.617904821544294)
maxHPD=c(0.1699302880364946, 2.8461369799283567,2.8095375809887555,3.9799301083171197,6.866427806162008,7.717927532452816,7.834559048508226,7.828360498151115,5.251182402391478,3.47185701202271,4.541089726738069,9.139434672095845,11.298223643382755,12.007282097394873,12.796231378200215,14.538051758797232,15.823915952884056,18.280663251706503,18.979862643448893,19.04681269580085,19.051173823811684,19.054696521702763,19.05770330256528,19.052267177349744,19.027799225794016,18.851312705889704,17.43698585135747,14.278395622620096,9.82740190388765,10.079651327972236,10.463287169192837,10.594155538765767,10.616804706490102,10.623029153148678,10.618985569117926,10.50698328801101,9.46807244904555,6.234762830779868,2.132142218294006,3.54189658270706,4.040636911054429,4.035890641789538,3.949745129785953,3.245592711023495,3.591284568499432,3.703787975658276,4.764721029835967,4.812135429879318,3.092514664123465,2.6031877332448787,2.62726905686642,2.6259062389367243,2.511155227981762,1.8632467962117027,2.4759516741626855,2.741548916441896,3.054703089982461,3.7239407173561365,3.931741729530132,4.2939181734747605,4.446075132802083,4.568077735955474,5.346184377164227,5.892058528901714,6.058515321050801,6.140291121830698,6.291309542753841,6.502003723856966,6.589102685727807,6.623382473180166,6.641656788408242,6.6515061659578025,6.655561741273048,6.655899793403517,6.652133600514276,6.663300565063922,6.7086919867510355,6.7302320133902,6.737865377491782,6.7413738863672235,6.742631686796951,6.743424954167233,6.742416118189231,6.7407968813970065,6.7337910424138805,6.734034453803459,6.748829017667442,6.765341822437039,6.779923615558842,6.785020635846501,6.788980552441973,6.790083782994945,6.786831759170565,6.774620633750244,6.744650362007808,6.693073139932582,6.667926991891354,6.647256522271613,6.634013543747795,6.617904821544294)
remove_na = !is.na(rate)
time = time[remove_na]
plot(time,time,type = 'n', ylim = c(0, 25), xlim = c(-298.343482,-199.452803), ylab = 'Mean longevity', xlab = 'Ma',main='Longevity', xaxt='n') # xaxt removes default x axis

axis(1, at=x_ticks, labels=x_tick_labels, cex.axis=1.3) # Custom x-axis with 10MY interval ticks
# Add vertical lines for mass extinction events
abline(v=perm_trias_extinction, col="red", lty=2) 
abline(v=guadalupian_extinction, col="red", lty=2)

polygon(c(time, rev(time)), c(maxHPD[remove_na], rev(minHPD[remove_na])), col = alpha('#756bb1',0.3), border = NA)
lines(time,rate[remove_na], col = '#756bb1', lwd=4)

n <- dev.off()
